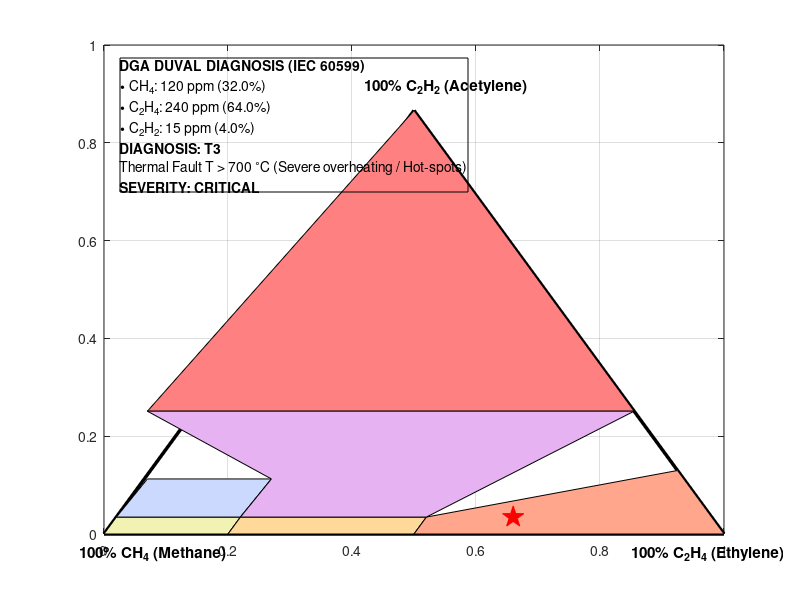

Write MATLAB code to recreate this figure. (Note: this script raises an error after producing the figure.)
function results = dga_duval_triangle(ch4_ppm, c2h4_ppm, c2h2_ppm)
% DGA_DUVAL_TRIANGLE Implements Duval Triangle 1 for Dissolved Gas Analysis (DGA)
% according to IEC 60599 and IEEE C57.104.
%
% Inputs:
%   ch4_ppm   - Methane concentration in transformer oil [ppm]
%   c2h4_ppm  - Ethylene concentration [ppm]
%   c2h2_ppm  - Acetylene concentration [ppm]
%
% Outputs:
%   results   - Struct with gas percentages, fault diagnosis code, and fault description.

if nargin < 1 || isempty(ch4_ppm),  ch4_ppm = 120; end
if nargin < 2 || isempty(c2h4_ppm), c2h4_ppm = 240; end
if nargin < 3 || isempty(c2h2_ppm), c2h2_ppm = 15; end

%% 1. Calculate Triangular Gas Percentages
total_gas = ch4_ppm + c2h4_ppm + c2h2_ppm;
if total_gas == 0
    pct_ch4 = 33.33; pct_c2h4 = 33.33; pct_c2h2 = 33.33;
else
    pct_ch4  = (ch4_ppm / total_gas) * 100;
    pct_c2h4 = (c2h4_ppm / total_gas) * 100;
    pct_c2h2 = (c2h2_ppm / total_gas) * 100;
end

%% 2. Duval Triangle 1 Fault Diagnosis Decision Tree
% Zones defined by IEC 60599:
% PD: Partial Discharge
% T1: Thermal fault T < 300 deg C
% T2: Thermal fault 300 < T < 700 deg C
% T3: Thermal fault T > 700 deg C
% D1: Low energy discharge (sparking)
% D2: High energy discharge (arcing)
% DT: Thermal + electrical mixture

if pct_ch4 >= 98
    fault_code = 'PD';
    fault_name = 'Partial Discharge (Corona / Cavity breakdown)';
    severity = 'WARNING';
elseif pct_c2h2 < 4 && pct_c2h4 < 20 && pct_ch4 >= 76
    fault_code = 'T1';
    fault_name = 'Thermal Fault T < 300 ^\circC (Overheating in leads/core)';
    severity = 'MONITOR';
elseif pct_c2h2 < 4 && pct_c2h4 >= 20 && pct_c2h4 < 50
    fault_code = 'T2';
    fault_name = 'Thermal Fault 300 < T < 700 ^\circC (Local overheating of paper/metal)';
    severity = 'MAJOR';
elseif pct_c2h2 < 15 && pct_c2h4 >= 50
    fault_code = 'T3';
    fault_name = 'Thermal Fault T > 700 ^\circC (Severe overheating / Hot-spots)';
    severity = 'CRITICAL';
elseif pct_c2h2 >= 4 && pct_c2h2 < 13 && pct_c2h4 < 23
    fault_code = 'D1';
    fault_name = 'Low Energy Discharge (Sparking / Pin-hole breakdown)';
    severity = 'MAJOR';
elseif pct_c2h2 >= 29 || (pct_c2h2 >= 13 && pct_c2h4 < 23)
    fault_code = 'D2';
    fault_name = 'High Energy Discharge (Continuous Arcing / Flashover)';
    severity = 'EMERGENCY';
else
    fault_code = 'DT';
    fault_name = 'Mixed Thermal and Electrical Discharges (DT)';
    severity = 'CRITICAL';
end

results.ch4_ppm = ch4_ppm;
results.c2h4_ppm = c2h4_ppm;
results.c2h2_ppm = c2h2_ppm;
results.pct_ch4 = pct_ch4;
results.pct_c2h4 = pct_c2h4;
results.pct_c2h2 = pct_c2h2;
results.fault_code = fault_code;
results.fault_name = fault_name;
results.severity = severity;

%% 3. Convert Ternary (%CH4, %C2H4, %C2H2) to 2D Cartesian Coordinates
% Top vertex (0, 1): %C2H2 = 100%
% Bottom-Left vertex (-1/sqrt(3), -0.5): %CH4 = 100%
% Bottom-Right vertex (1/sqrt(3), -0.5): %C2H4 = 100%
% x = 0.5 * (2*pct_c2h4 + pct_c2h2) / 100
% y = (sqrt(3)/2) * pct_c2h2 / 100
x_pt = (pct_c2h4 + 0.5 * pct_c2h2) / 100;
y_pt = (sqrt(3)/2 * pct_c2h2) / 100;

%% 4. Plot Duval Triangle 1 Diagram
figure('Name', 'DGA Duval Triangle 1 Diagnosis (IEC 60599)', 'Color', 'w', 'Position', [300, 150, 750, 650]);
hold on; grid on; box on;

% Triangle Vertices
% A (CH4=100%): (0, 0), B (C2H4=100%): (1, 0), C (C2H2=100%): (0.5, sqrt(3)/2)
plot([0, 1, 0.5, 0], [0, 0, sqrt(3)/2, 0], 'k-', 'LineWidth', 2.5);

% Zone Polygons
% T1 Zone
fill([0, 0.20, 0.22, 0.02, 0], [0, 0, sqrt(3)/2*0.04, sqrt(3)/2*0.04, 0], [0.95 0.95 0.70], 'DisplayName', 'T1: Thermal < 300^\circC');
% T2 Zone
fill([0.20, 0.50, 0.52, 0.22, 0.20], [0, 0, sqrt(3)/2*0.04, sqrt(3)/2*0.04, 0], [1.0 0.85 0.60], 'DisplayName', 'T2: Thermal 300-700^\circC');
% T3 Zone
fill([0.50, 1.0, 0.5 + 0.5*0.85, 0.52, 0.50], [0, 0, sqrt(3)/2*0.15, sqrt(3)/2*0.04, 0], [1.0 0.65 0.55], 'DisplayName', 'T3: Thermal > 700^\circC');
% D1 Zone
fill([0.02, 0.22, 0.27, 0.07, 0.02], [sqrt(3)/2*0.04, sqrt(3)/2*0.04, sqrt(3)/2*0.13, sqrt(3)/2*0.13, sqrt(3)/2*0.04], [0.80 0.85 1.0], 'DisplayName', 'D1: Low Energy Discharge');
% D2 Zone
fill([0.07, 0.5+0.5*0.71, 0.5, 0.07], [sqrt(3)/2*0.29, sqrt(3)/2*0.29, sqrt(3)/2, sqrt(3)/2*0.29], [1.0 0.50 0.50], 'DisplayName', 'D2: High Energy Arcing');
% DT Zone
fill([0.22, 0.52, 0.5+0.5*0.71, 0.07, 0.27, 0.22], [sqrt(3)/2*0.04, sqrt(3)/2*0.04, sqrt(3)/2*0.29, sqrt(3)/2*0.29, sqrt(3)/2*0.13, sqrt(3)/2*0.04], [0.90 0.70 0.95], 'DisplayName', 'DT: Mix Thermal/Electrical');

% Plot Diagnosis Point
plot(x_pt, y_pt, 'rp', 'MarkerSize', 16, 'MarkerFaceColor', 'r', 'DisplayName', sprintf('Sample Point: %s', fault_code));

% Vertex Labels
text(-0.04, -0.04, '100% CH_4 (Methane)', 'FontSize', 11, 'FontWeight', 'bold');
text(0.85, -0.04, '100% C_2H_4 (Ethylene)', 'FontSize', 11, 'FontWeight', 'bold');
text(0.42, sqrt(3)/2 + 0.05, '100% C_2H_2 (Acetylene)', 'FontSize', 11, 'FontWeight', 'bold');

% Telemetry Label Box
lbl_str = sprintf(['\\bfDGA DUVAL DIAGNOSIS (IEC 60599)\\rm\n', ...
    '\\bullet CH_4: %d ppm (%.1f%%)\n', ...
    '\\bullet C_2H_4: %d ppm (%.1f%%)\n', ...
    '\\bullet C_2H_2: %d ppm (%.1f%%)\n', ...
    '\\bfDIAGNOSIS: %s\\rm\n', ...
    '%s\n', ...
    '\\bfSEVERITY: %s\\rm'], ...
    ch4_ppm, pct_ch4, c2h4_ppm, pct_c2h4, c2h2_ppm, pct_c2h2, fault_code, fault_name, severity);

annotation('textbox', [0.15, 0.68, 0.35, 0.22], 'String', lbl_str, ...
    'BackgroundColor', [1 1 1 0.9], 'EdgeColor', 'k', 'LineWidth', 1.5, 'FontSize', 10);

title('Duval Triangle 1 - Dissolved Gas Analysis Diagnostic Chart', 'FontSize', 13, 'FontWeight', 'bold');
legend('Location', 'northeast', 'FontSize', 8);
xlim([-0.1, 1.1]); ylim([-0.1, 1.0]);
axis off;

end
